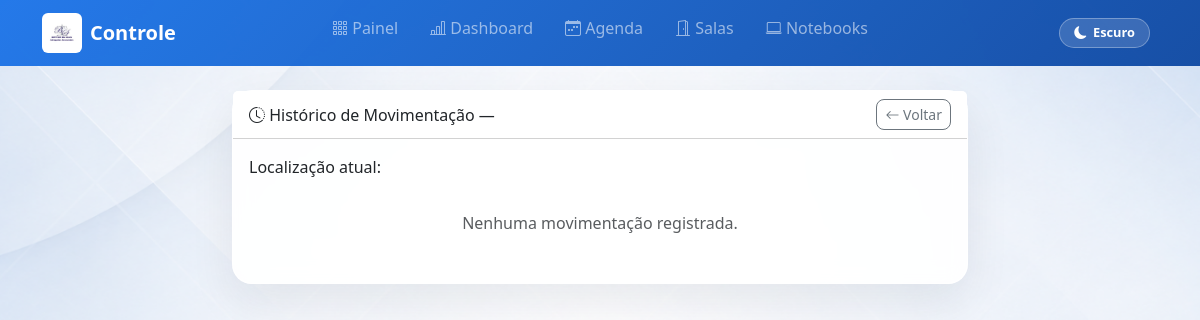
Page /notebooks/9/historico on the earlier database version.
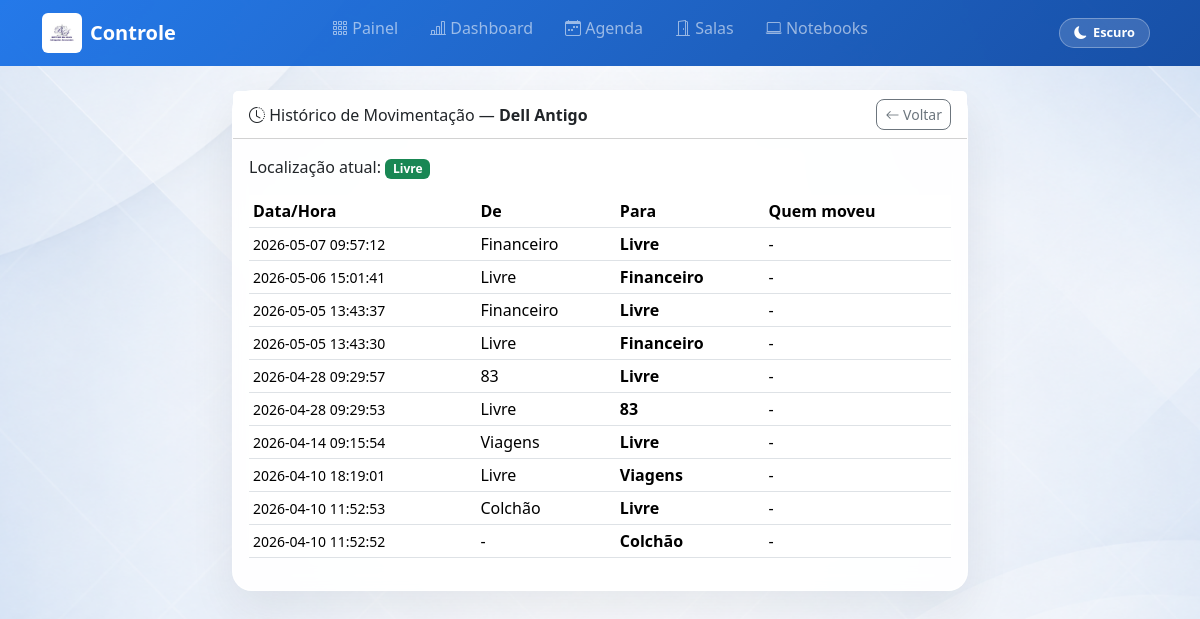
Same page on the later database version.
### tables this page shows
CREATE TABLE notebooks (
            id INTEGER PRIMARY KEY AUTOINCREMENT,
            nome TEXT NOT NULL UNIQUE,
            localizacao TEXT DEFAULT 'Desconhecida',
            responsavel TEXT DEFAULT '',
            atualizado_em TEXT DEFAULT ''
        );

CREATE TABLE historico_notebook (
            id INTEGER PRIMARY KEY AUTOINCREMENT,
            notebook_id INTEGER NOT NULL,
            localizacao_anterior TEXT,
            localizacao_nova TEXT,
            responsavel TEXT,
            movido_em TEXT DEFAULT (datetime('now','localtime')),
            FOREIGN KEY (notebook_id) REFERENCES notebooks(id) ON DELETE CASCADE
        );

### app.py (the view)
@app.route("/notebooks/<int:nb_id>/historico")
def historico_notebook(nb_id):
    conn = get_db()
    nb = conn.execute("SELECT * FROM notebooks WHERE id = ?", (nb_id,)).fetchone()
    historico = conn.execute("""
        SELECT * FROM historico_notebook
        WHERE notebook_id = ?
        ORDER BY movido_em DESC
    """, (nb_id,)).fetchall()
    conn.close()
    return render_template("historico_notebook.html", notebook=nb, historico=historico)

### app.py (called while the page is built)
def get_db():
    conn = sqlite3.connect(DB_PATH)
    conn.row_factory = sqlite3.Row
    conn.execute("PRAGMA foreign_keys = ON")
    return conn

### templates/historico_notebook.html (shortened to what this page needs)
{% extends "base.html" %}
{% block content %}
<div class="row">
    <div class="col-md-8 mx-auto">
        <div class="card">
            <div class="card-header bg-white d-flex justify-content-between align-items-center">
                <span>
                    <i class="bi bi-clock-history"></i>
                    Histórico de Movimentação — <strong>{{ notebook.nome }}</strong>
                </span>
                <a href="{{ url_for('listar_notebooks') }}" class="btn btn-sm btn-outline-secondary">
                    <i class="bi bi-arrow-left"></i> Voltar
                </a>
            </div>
            <div class="card-body">
                <p>
                    Localização atual: <span class="badge bg-success">{{ notebook.localizacao }}</span>
                </p>
                {% if historico %}
                <table class="table table-sm">
                    <thead><tr><th>Data/Hora</th><th>De</th><th>Para</th><th>Quem moveu</th></tr></thead>
                    <tbody>
                    {% for h in historico %}
                    <tr>
                        <td><small>{{ h.movido_em }}</small></td>
                        <td>{{ h.localizacao_anterior or '-' }}</td>
                        <td><strong>{{ h.localizacao_nova }}</strong></td>
                        <td>{{ h.responsavel or '-' }}</td>
                    </tr>
                    {% endfor %}
                    </tbody>
                </table>
                {% else %}
                <p class="text-muted text-center py-3">Nenhuma movimentação registrada.</p>
                {% endif %}
            </div>
        </div>
    </div>
</div>
{% endblock %}

Differences in the rows shown:
added notebooks: nome "Dell Antigo", localizacao "Livre"
added historico_notebook: movido_em "2026-05-07 09:57:12", localizacao_anterior "Financeiro", localizacao_nova "Livre", responsavel "-"
added historico_notebook: movido_em "2026-05-06 15:01:41", localizacao_anterior "Livre", localizacao_nova "Financeiro", responsavel "-"
added historico_notebook: movido_em "2026-05-05 13:43:37", localizacao_anterior "Financeiro", localizacao_nova "Livre", responsavel "-"
added historico_notebook: movido_em "2026-05-05 13:43:30", localizacao_anterior "Livre", localizacao_nova "Financeiro", responsavel "-"
added historico_notebook: movido_em "2026-04-28 09:29:57", localizacao_anterior "83", localizacao_nova "Livre", responsavel "-"
added historico_notebook: movido_em "2026-04-28 09:29:53", localizacao_anterior "Livre", localizacao_nova "83", responsavel "-"
added historico_notebook: movido_em "2026-04-14 09:15:54", localizacao_anterior "Viagens", localizacao_nova "Livre", responsavel "-"
added historico_notebook: movido_em "2026-04-10 18:19:01", localizacao_anterior "Livre", localizacao_nova "Viagens", responsavel "-"
added historico_notebook: movido_em "2026-04-10 11:52:53", localizacao_anterior "Colchão", localizacao_nova "Livre", responsavel "-"
added historico_notebook: movido_em "2026-04-10 11:52:52", localizacao_anterior "-", localizacao_nova "Colchão", responsavel "-"
Other differences:
text no longer shown: "Nenhuma movimentação registrada."
text now shown: "Data/Hora De Para Quem moveu"
